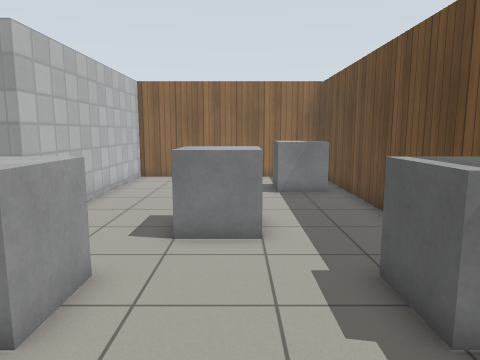
View 1 (above)

15 first-person views from a walk through a Gazebo world. The camera is 1.2 m above the floor, tilts 8° down and sees 70° across. The floor is counted in squares, 0.5 m on a side. Each view is taken from the middle of a square. On the plan, view 1 faces up. The plan holds only what a view shows up to about 19 squares ahead; the rest is blank. Simple patterns stand in for the simulator's built-in surfaces.

View 2
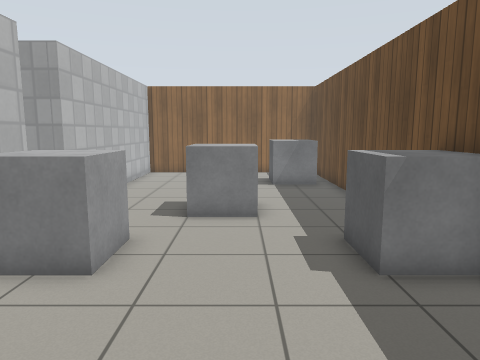

View 3
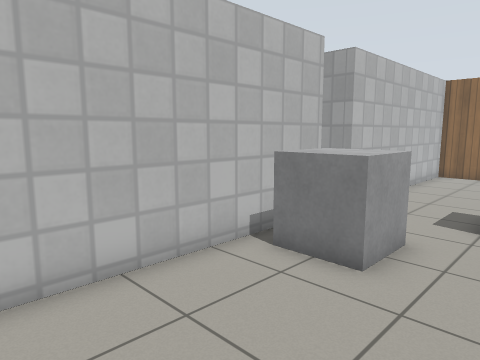

View 4
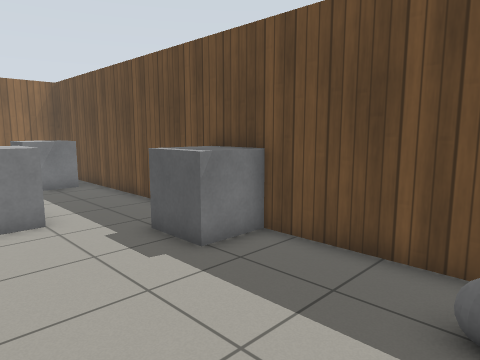

View 5
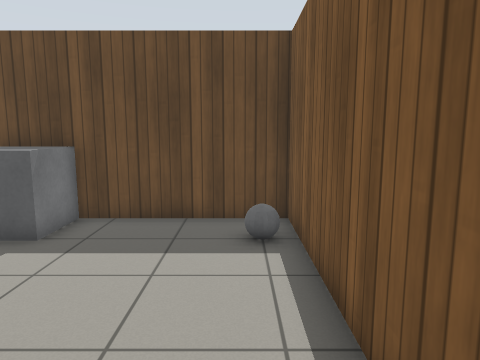

View 6
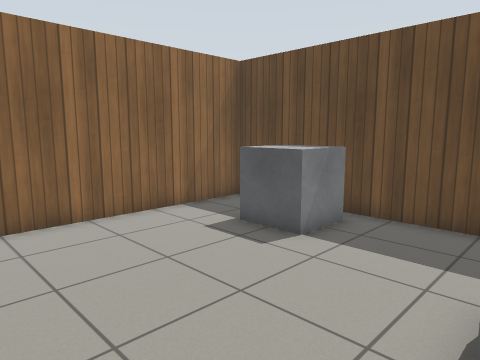

View 7
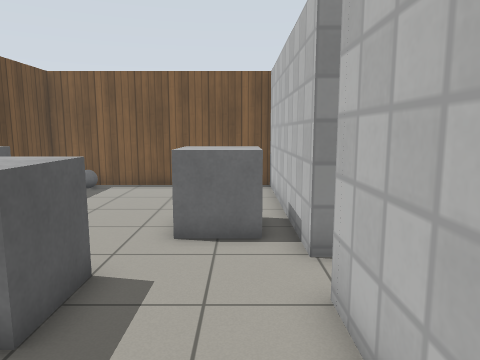

View 8
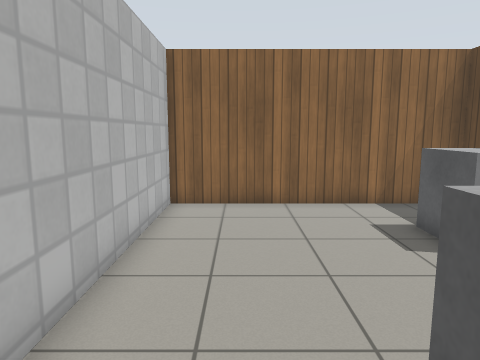

View 9
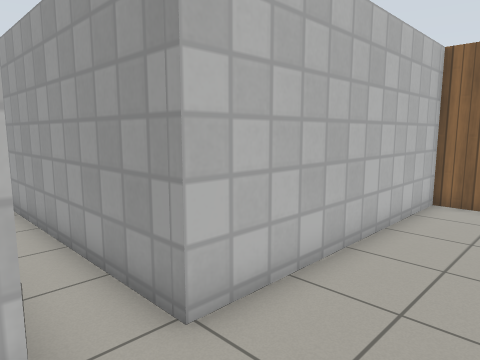

View 10
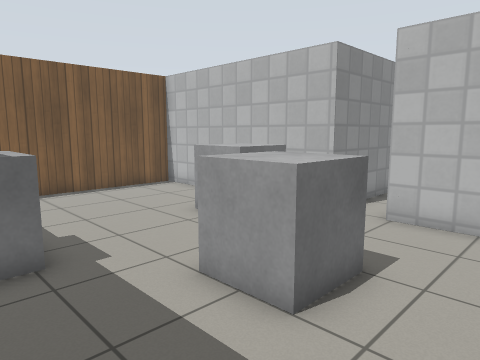

View 11
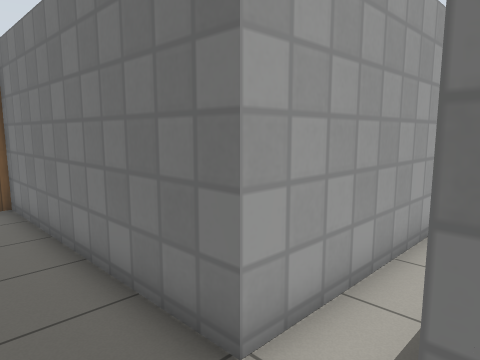

View 12
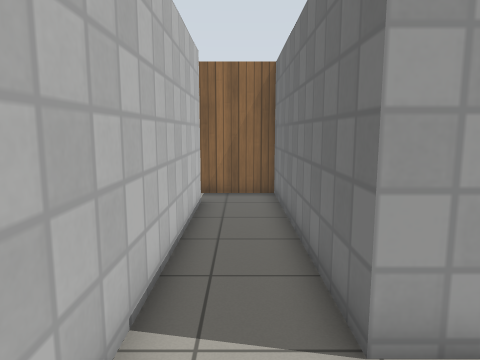

View 13
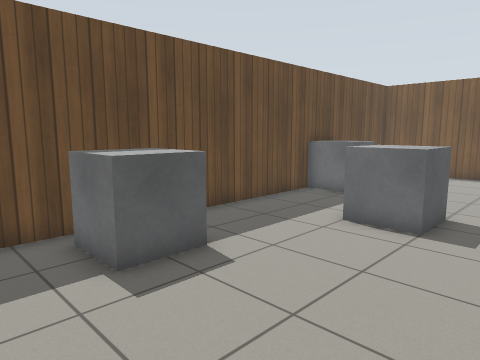

View 14
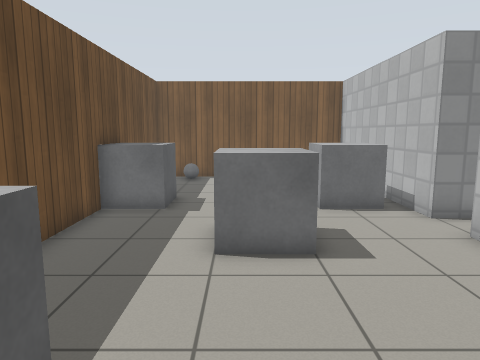

View 15
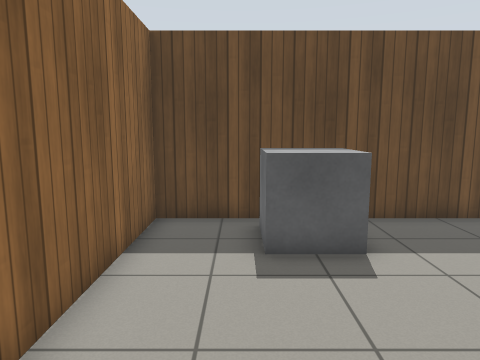

### Floor plan
Points are (right, up) in squares from view 1. A wall is a line through its corners. A room is listed if a view was taken in it or the views show most of it. See-through windows are left out.
Room 1 (views 1, 2, 3, 4, 5, 6, 7, 8, 9, 10, 13, 14, 15)
walls: (-5.3, 6.7) (-5.3, -2.4) (4.4, -2.4) (4.4, 3.6); (4.4, 5.4) (4.4, 18.3) (-5.4, 18.3) (-5.3, 8.3)
ways out: opening at (-5, 7.5) to room 2
objects: grey box (-4, 4) to (-3, 5); grey box (-1, 8) to (0, 9); grey ball (2, -2) to (3, -1); grey box (2, 14) to (3, 15); grey box (3, 4) to (4, 5)
Room 2 (views 11, 12)
walls: (-15.6, 6.3) (-15.6, 6.8); (-9.8, 6.7) (-5.3, 6.7); (-18.3, 16.8) (-18.3, 6.8); (-5.3, 8.3) (-15.6, 8.3) (-15.6, 18.3) (-18.6, 18.3)
ways out: opening at (-5, 7.5) to room 1

Positions as (right, up) in squares from view 1, and headings:
1: (0, 0), facing up
2: (0, -2), facing up
3: (0, -2), facing up-left
4: (-2, -2), facing up-right
5: (-5, -1), facing right
6: (-5, 9), facing up-right
7: (-4, 13), facing down
8: (-3, 7), facing up
9: (-2, 6), facing up-left
10: (4, 12), facing down-left
11: (-18, 6), facing up-right
12: (-17, 5), facing up
13: (-4, 18), facing down-right
14: (0, 16), facing down
15: (-5, 16), facing right
